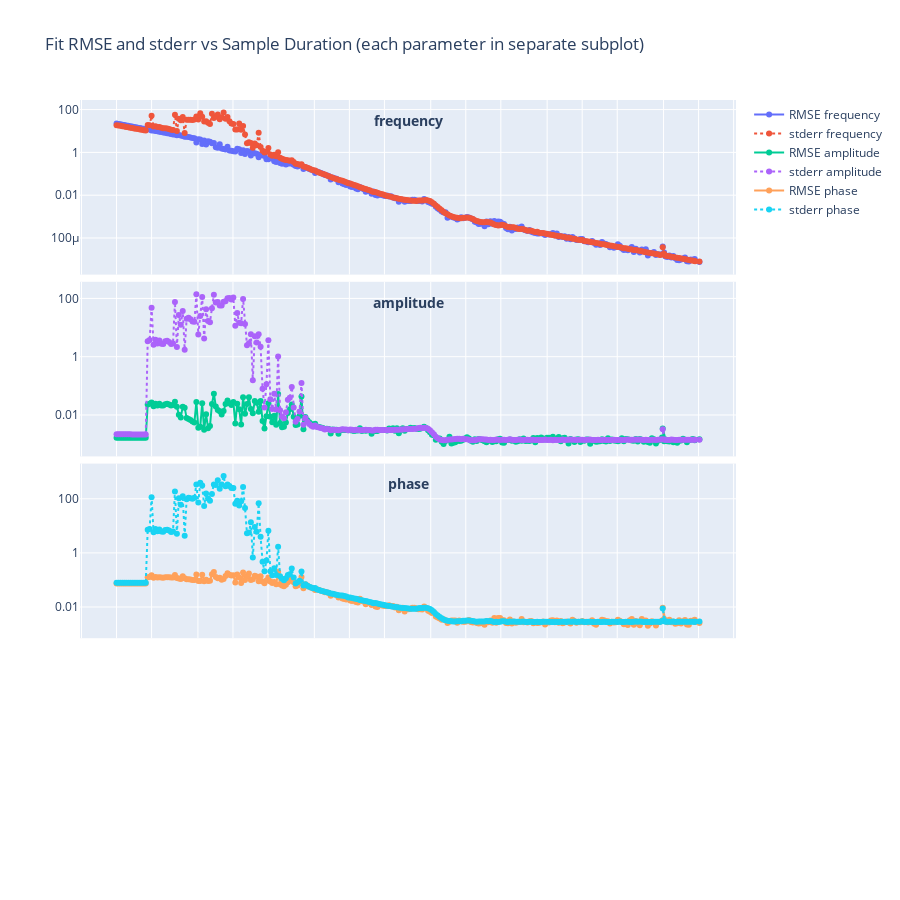

The cell this chart's notebook holds for it:
### Code cell
import math_functions
import numpy as np
import numpy.typing as npt
import plotly.graph_objects as go
from scipy.optimize import curve_fit

from math_functions import sine_wave
from plotly.subplots import make_subplots
from tqdm import tqdm
from typing import Tuple
from multiprocessing import Pool, cpu_count

from typing import Tuple

np_rng = np.random.default_rng(42)


# Wrapper for curve_fit
def wrapper(
    x: npt.NDArray[np.float64],
    frequency: float,
    amplitude: float,
    phase: float,
) -> npt.NDArray[np.float64]:
    return sine_wave(
        x,
        frequency=frequency,
        phase=phase,
        amplitude=amplitude,
    )


key_order = ("frequency", "amplitude", "phase")

# True model parameters
true_params: Dict[str, float] = dict(frequency=1.0, amplitude=1.0, phase=np.pi / 2)

# Settings
noise_scale = 0.01
num_repeats: int = 30
num_points: int = 100  # points that the curve is sampling
# durations: npt.NDArray[np.float64] = np.linspace(0.1, 100, 100)
durations = np.logspace(-3.0, 2, 300)


# the problem is that the sampling can alias the true frequency, so we pick durations that do not alias to a frequency that is close to the niquist or zero frequency
# Step 1: Compute sampling frequencies
f_s_vals = num_points / durations
# Step 2: Compute apparent frequencies
f_a_vals = np.array(
    [
        math_functions.apparent_frequency(true_params["frequency"], f_s)
        for f_s in f_s_vals
    ]
)
# Step 3: Normalize apparent frequencies by f_true
f_a_norm = f_a_vals / true_params["frequency"]
f_N_norm = f_s_vals / (2 * true_params["frequency"])
# Step 4: Mask out undesired edge cases
min_thresh = 0.05
max_thresh = 0.95
valid: npt.NDArray[np.bool_] = (f_a_norm > min_thresh) & (f_a_norm < max_thresh)

# Step 5: Adjust durations for invalid cases by nudging a fraction of the Nyquist zone
delta: float = 0.1  # fraction of Nyquist zone width
adjusted_durations: npt.NDArray[np.float64] = durations.copy()

for idx in np.where(~valid)[0]:
    f_s = f_s_vals[idx]
    N = int(np.floor(2 * true_params["frequency"] / f_s)) + 1
    f_s_zone_width = 2 * true_params["frequency"] * (1 / N - 1 / (N + 1))
    f_s_offset = delta * f_s_zone_width
    direction = 1 if N % 2 == 0 else -1
    f_s_adjusted = f_s + direction * f_s_offset
    adjusted_durations[idx] = num_points / f_s_adjusted

# Final assignment
durations = adjusted_durations


# Storage
rmse_results = {k: [] for k in true_params}
stderr_results = {k: [] for k in true_params}


def fit_for_duration(
    duration: float,
) -> Tuple[float, Dict[str, float], Dict[str, float]]:
    x_vals = np.linspace(0, duration, num_points)

    param_diffs = {k: [] for k in true_params}
    param_stderr = {k: [] for k in true_params}

    for _ in range(num_repeats):
        y_clean = sine_wave(x_vals, **true_params)
        noise = np_rng.normal(scale=noise_scale, size=y_clean.shape)
        y_noisy = y_clean + noise

        try:
            initial_guess = np.array([true_params[k] for k in key_order])
            initial_guess += (
                np_rng.normal(scale=0.00001, size=initial_guess.shape) * initial_guess
            )
            popt, pcov = curve_fit(wrapper, x_vals, y_noisy, p0=initial_guess)
            perr = np.sqrt(np.diag(pcov))

            for i, key in enumerate(true_params):
                param_diffs[key].append(popt[i] - true_params[key])
                param_stderr[key].append(perr[i])
        except RuntimeError:
            for key in true_params:
                param_diffs[key].append(np.nan)
                param_stderr[key].append(np.nan)

    rmse = {
        key: np.sqrt(np.nanmean(np.square(param_diffs[key]))) for key in true_params
    }
    stderr = {key: np.nanmean(param_stderr[key]) for key in true_params}

    return duration, rmse, stderr


print("Starting parallel fits...")
with Pool(processes=cpu_count()) as pool:
    results = list(tqdm(pool.imap(fit_for_duration, durations), total=len(durations)))

rmse_results = {k: [] for k in true_params}
stderr_results = {k: [] for k in true_params}

# Extract from results
durations_out = []
for duration, rmse, stderr in results:
    durations_out.append(duration)
    for key in true_params:
        rmse_results[key].append(rmse[key])
        stderr_results[key].append(stderr[key])

durations = np.array(durations_out)

# Plotting with Plotly
# Create subplots
fig = make_subplots(rows=4, cols=1, shared_xaxes=True, vertical_spacing=0.01)

for i, k in enumerate(true_params, start=1):
    fig.add_trace(
        go.Scatter(
            x=durations, y=rmse_results[k], mode="lines+markers", name=f"RMSE {k}"
        ),
        row=i,
        col=1,
    )
    fig.add_trace(
        go.Scatter(
            x=durations,
            y=stderr_results[k],
            mode="lines+markers",
            name=f"stderr {k}",
            line=dict(dash="dot"),
        ),
        row=i,
        col=1,
    )

    xref = "x domain" if i == 1 else f"x{i} domain"
    yref = "y domain" if i == 1 else f"y{i} domain"
    fig.add_annotation(
        text=f"<b>{k}</b>",
        x=0.5,
        y=0.95,
        xref=xref,
        yref=yref,
        showarrow=False,
        font=dict(size=14),
        align="left",
    )

fig.update_layout(
    title="Fit RMSE and stderr vs Sample Duration (each parameter in separate subplot)",
    xaxis4_title="Sample Duration (s)",
    height=900,
    width=900,
    showlegend=True,
)

for i in range(1, 4):
    fig.update_yaxes(type="log", row=i, col=1)
    fig.update_xaxes(type="log", row=i, col=1)


fig.update_xaxes(type="log", title="Sample Duration (s)", row=4, col=1)

fig.show()

### Figure 1 — Plotly figure (JSON) as saved in the notebook; plotly's stock layout.template omitted (floating-point values rounded to 4 significant figures; data arrays with more than 128 entries replaced by an {"elided": "..."} marker saying what was removed)
{"data": [{"mode": "lines+markers", "name": "RMSE frequency", "type": "scatter", "x": {"elided": "300 float values"}, "xaxis": "x", "y": {"elided": "300 float values"}, "yaxis": "y"}, {"line": {"dash": "dot"}, "mode": "lines+markers", "name": "stderr frequency", "type": "scatter", "x": {"elided": "300 float values"}, "xaxis": "x", "y": {"elided": "300 float values"}, "yaxis": "y"}, {"mode": "lines+markers", "name": "RMSE amplitude", "type": "scatter", "x": {"elided": "300 float values"}, "xaxis": "x2", "y": {"elided": "300 float values"}, "yaxis": "y2"}, {"line": {"dash": "dot"}, "mode": "lines+markers", "name": "stderr amplitude", "type": "scatter", "x": {"elided": "300 float values"}, "xaxis": "x2", "y": {"elided": "300 float values"}, "yaxis": "y2"}, {"mode": "lines+markers", "name": "RMSE phase", "type": "scatter", "x": {"elided": "300 float values"}, "xaxis": "x3", "y": {"elided": "300 float values"}, "yaxis": "y3"}, {"line": {"dash": "dot"}, "mode": "lines+markers", "name": "stderr phase", "type": "scatter", "x": {"elided": "300 float values"}, "xaxis": "x3", "y": {"elided": "300 float values"}, "yaxis": "y3"}], "layout": {"annotations": [{"align": "left", "font": {"size": 14}, "showarrow": false, "text": "<b>frequency</b>", "x": 0.5, "xref": "x domain", "y": 0.95, "yref": "y domain"}, {"align": "left", "font": {"size": 14}, "showarrow": false, "text": "<b>amplitude</b>", "x": 0.5, "xref": "x2 domain", "y": 0.95, "yref": "y2 domain"}, {"align": "left", "font": {"size": 14}, "showarrow": false, "text": "<b>phase</b>", "x": 0.5, "xref": "x3 domain", "y": 0.95, "yref": "y3 domain"}], "height": 900, "showlegend": true, "title": {"text": "Fit RMSE and stderr vs Sample Duration (each parameter in separate subplot)"}, "width": 900, "xaxis": {"anchor": "y", "domain": [0, 1], "matches": "x4", "showticklabels": false, "type": "log"}, "xaxis2": {"anchor": "y2", "domain": [0, 1], "matches": "x4", "showticklabels": false, "type": "log"}, "xaxis3": {"anchor": "y3", "domain": [0, 1], "matches": "x4", "showticklabels": false, "type": "log"}, "xaxis4": {"anchor": "y4", "domain": [0, 1], "title": {"text": "Sample Duration (s)"}, "type": "log"}, "yaxis": {"anchor": "x", "domain": [0.7575, 1], "type": "log"}, "yaxis2": {"anchor": "x2", "domain": [0.505, 0.7475], "type": "log"}, "yaxis3": {"anchor": "x3", "domain": [0.2525, 0.495], "type": "log"}, "yaxis4": {"anchor": "x4", "domain": [0, 0.2425]}}}
